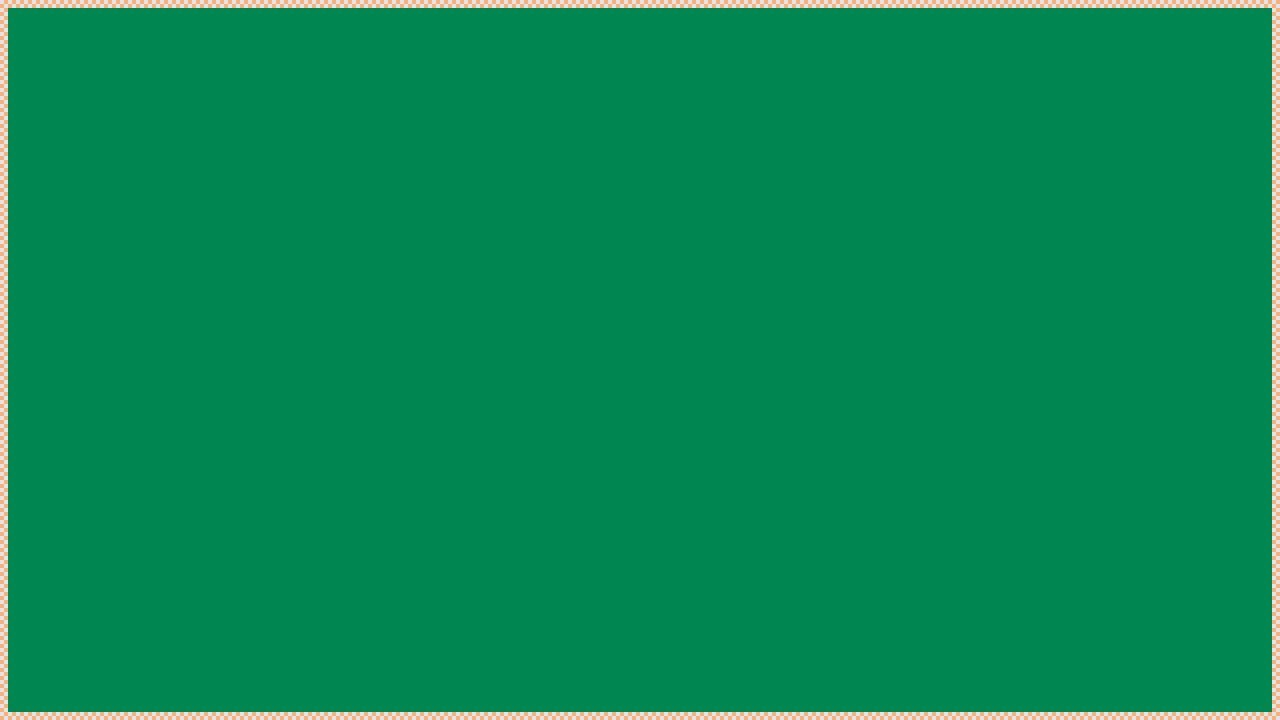

Tiled map render using the project's own tile images. Description and the map definition, with tile-layer contents summarised, below:
An orthogonal 160x90 tile map with 8x8 px tiles, 1 tile layer (ground), 6 tilesets and 42 objects (12x desk).

<map version="1.10" tiledversion="1.10.2" orientation="orthogonal" renderorder="right-down" width="160" height="90" tilewidth="8" tileheight="8" infinite="0" nextlayerid="9" nextobjectid="48">
 <editorsettings>
  <export target="ucebna.json" format="json" />
 </editorsettings>
 <tileset firstgid="1" name="tileset" tilewidth="8" tileheight="8" tilecount="3750" columns="75">
  <image source="../assets/tiles/tileset.png" width="600" height="400" />
 </tileset>
 <tileset firstgid="3751" name="lavice" tilewidth="26" tileheight="16" tilecount="1" columns="1">
  <image source="../assets/tiles/lavice.png" width="26" height="16" />
 </tileset>
 <tileset firstgid="3752" name="spawn_enemy" tilewidth="16" tileheight="16" tilecount="1" columns="1">
  <image source="../assets/sprites/spawn_enemy.png" width="16" height="16" />
 </tileset>
 <tileset firstgid="3753" name="spawn_player" tilewidth="15" tileheight="16" tilecount="1" columns="1">
  <image source="../assets/sprites/spawn_player.png" width="15" height="16" />
 </tileset>
 <tileset firstgid="3754" name="spawn_coin" tilewidth="7" tileheight="9" tilecount="1" columns="1">
  <image source="../assets/objects/spawn_coin.png" width="7" height="9" />
 </tileset>
 <tileset firstgid="3755" name="rizecky" tilewidth="21" tileheight="9" tilecount="1" columns="1">
  <image source="../assets/objects/rizecky.png" width="21" height="9" />
 </tileset>
 <layer id="1" name="ground" width="160" height="90">
  <data>[14400 cells, 14400 non-empty, 2 distinct tile ids]</data>
 </layer>
 <objectgroup id="2" name="furniture">
  <object id="2" name="desk" gid="3751" x="107" y="214" width="104" height="64" />
  <object id="3" name="desk" gid="3751" x="107" y="387" width="104" height="64" />
  <object id="4" name="desk" gid="3751" x="107" y="560" width="104" height="64" />
  <object id="5" name="desk" gid="3751" x="410" y="214" width="104" height="64" />
  <object id="6" name="desk" gid="3751" x="410" y="387" width="104" height="64" />
  <object id="7" name="desk" gid="3751" x="410" y="560" width="104" height="64" />
  <object id="8" name="desk" gid="3751" x="730" y="214" width="104" height="64" />
  <object id="9" name="desk" gid="3751" x="730" y="387" width="104" height="64" />
  <object id="10" name="desk" gid="3751" x="730" y="560" width="104" height="64" />
  <object id="11" name="desk" gid="3751" x="1052" y="214" width="104" height="64" />
  <object id="12" name="desk" gid="3751" x="1052" y="387" width="104" height="64" />
  <object id="13" name="desk" gid="3751" x="1052" y="560" width="104" height="64" />
 </objectgroup>
 <objectgroup id="4" name="spawn_enemies_v">
  <object id="21" gid="3752" x="286" y="90" width="64" height="64" />
  <object id="22" gid="3752" x="606.106" y="90" width="64" height="64" />
  <object id="23" gid="3752" x="925.75" y="90" width="64" height="64" />
 </objectgroup>
 <objectgroup id="5" name="spawn_enemies_h">
  <object id="19" gid="3752" x="30" y="477" width="64" height="64" />
  <object id="20" gid="3752" x="30" y="296" width="64" height="64" />
 </objectgroup>
 <objectgroup id="6" name="spawn_powerups">
  <object id="43" gid="3755" x="300" y="567" width="42" height="18" />
  <object id="44" gid="3755" x="937" y="567" width="42" height="18" />
  <object id="45" gid="3755" x="937" y="165" width="42" height="18" />
  <object id="46" gid="3755" x="300" y="165" width="42" height="18" />
  <object id="47" gid="3755" x="619" y="365" width="42" height="18" />
 </objectgroup>
 <objectgroup id="7" name="spawn_coins">
  <object id="24" gid="3754" x="72" y="650" width="14" height="18" />
  <object id="25" gid="3754" x="309" y="650" width="14" height="18" />
  <object id="26" gid="3754" x="630" y="650" width="14" height="18" />
  <object id="27" gid="3754" x="950" y="650" width="14" height="18" />
  <object id="28" gid="3754" x="72" y="446" width="14" height="18" />
  <object id="29" gid="3754" x="309" y="446" width="14" height="18" />
  <object id="30" gid="3754" x="630" y="446" width="14" height="18" />
  <object id="31" gid="3754" x="950" y="446" width="14" height="18" />
  <object id="32" gid="3754" x="72" y="271" width="14" height="18" />
  <object id="33" gid="3754" x="309" y="271" width="14" height="18" />
  <object id="34" gid="3754" x="630" y="271" width="14" height="18" />
  <object id="35" gid="3754" x="950" y="271" width="14" height="18" />
  <object id="36" gid="3754" x="72" y="87" width="14" height="18" />
  <object id="37" gid="3754" x="309" y="87" width="14" height="18" />
  <object id="38" gid="3754" x="630" y="87" width="14" height="18" />
  <object id="39" gid="3754" x="950" y="87" width="14" height="18" />
  <object id="40" gid="3754" x="1200" y="446" width="14" height="18" />
  <object id="41" gid="3754" x="1200" y="271" width="14" height="18" />
  <object id="42" gid="3754" x="1200" y="87" width="14" height="18" />
 </objectgroup>
 <objectgroup id="8" name="spawn_player">
  <object id="18" gid="3753" x="1200" y="700" width="60" height="64" />
 </objectgroup>
</map>
